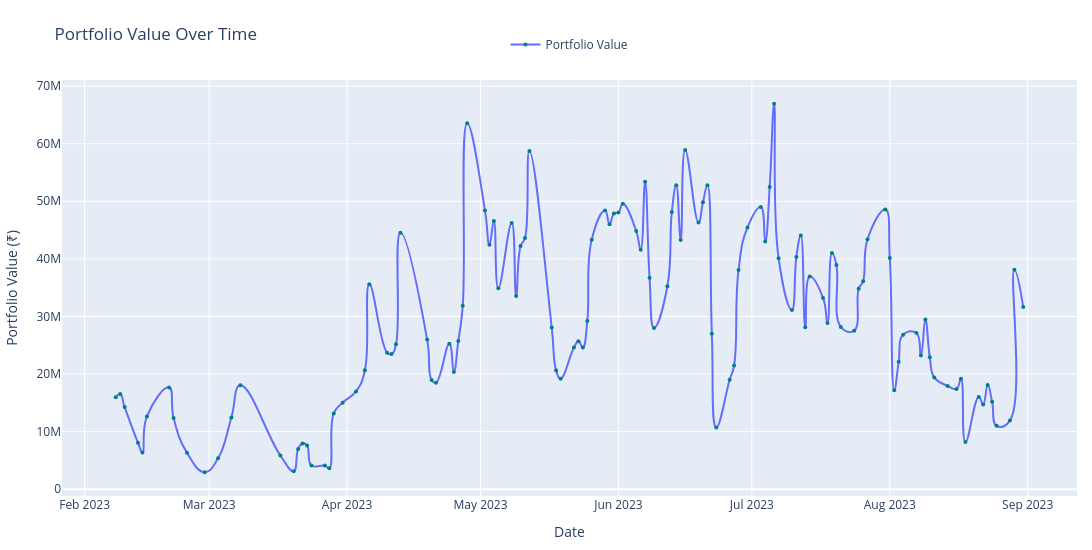

Source (notebook cell):
### Markdown cell above
<h2 style="color: rgb(31, 136, 217);">Final Portfolio Evaluation</h2>

### Code cell
import pandas as pd
import plotly.graph_objects as go

# Creating a copy of the filtered DataFrame to keep the original data unchanged
df = filtered_df.copy()

# Converting 'DateTime_$date' to datetime format for time-based analysis
# Stripping whitespace and handling errors to avoid invalid conversions
df['DateTime_$date'] = pd.to_datetime(df['DateTime_$date'].astype(str).str.strip(), errors='coerce')

# Removing rows where the date conversion failed (i.e., invalid dates)
df = df.dropna(subset=['DateTime_$date'])

# Calculating the total portfolio value for each date by multiplying
# 'DEFAULT_LTP' (Last Traded Price) with 'DEFAULT_LotSize' (Lot Size)
# Summing the values for all stocks in the portfolio for each date
portfolio_metrics = df.groupby('DateTime_$date', as_index=False, group_keys=False).apply(
    lambda x: pd.Series({
        'Portfolio_Value': (x['DEFAULT_LTP'].astype(float) * x['DEFAULT_LotSize'].astype(float)).sum()
    })
).reset_index()

# Handling missing or zero values in 'Portfolio_Value' by replacing them with NaN
portfolio_metrics['Portfolio_Value'] = portfolio_metrics['Portfolio_Value'].replace(0, float('nan'))

# Applying linear interpolation to fill missing values for smooth visualization
portfolio_metrics['Portfolio_Value'] = portfolio_metrics['Portfolio_Value'].interpolate(method='linear')

# Creating an interactive plot to visualize portfolio value over time
fig = go.Figure()

# Adding a line plot for portfolio value with smoothing for better visualization
fig.add_trace(go.Scatter(
    x=portfolio_metrics['DateTime_$date'],
    y=portfolio_metrics['Portfolio_Value'],
    mode='lines+markers',  # Showing both lines and markers for clarity
    name='Portfolio Value',
    line=dict(color='#636efa', shape='spline', smoothing=1.3),  # Using spline for smoothness
    marker=dict(size=4, color='teal')  # Setting marker properties
))

# Customizing the layout for better readability and aesthetics
fig.update_layout(
    title='Portfolio Value Over Time',  # Setting the title of the chart
    xaxis_title='Date',  # Label for the x-axis
    yaxis_title='Portfolio Value (₹)',  # Label for the y-axis
    showlegend=True,  # Displaying the legend
    plot_bgcolor='#e5ecf6',  # Setting a light background color
    height=550,  # Defining the height of the chart
    width=1100,  # Defining the width of the chart
    xaxis=dict(
        showgrid=True,
        gridcolor='white',
        showline=False,
        linecolor='rgb(204, 204, 204)'
    ),
    yaxis=dict(
        showgrid=True,
        gridcolor='white',
        showline=False,
        linecolor='rgb(204, 204, 204)'
    ),
    margin=dict(l=15, r=15, t=80, b=50),  # Increase top margin for legend space
    legend=dict(
        orientation='h',  # Horizontal legend
        x=0.5, y=1.12,  # Center the legend below the title
        xanchor='center',
    )
)

# Displaying the final portfolio value if data is available
if not portfolio_metrics.empty:
    final_value = portfolio_metrics.iloc[-1]['Portfolio_Value']
    final_date = portfolio_metrics.iloc[-1]['DateTime_$date'].strftime('%Y-%m-%d')
    print(f"Final Portfolio Value as of {final_date}: ₹{final_value:,.2f}")
else:
    print("No portfolio data available.")

# Displaying the plot
fig.show()

### Figure 1 — Plotly figure (JSON) as saved in the notebook; plotly's stock layout.template omitted (floating-point values rounded to 4 significant figures)
{"data": [{"line": {"color": "#636efa", "shape": "spline", "smoothing": 1.3}, "marker": {"color": "teal", "size": 4}, "mode": "lines+markers", "name": "Portfolio Value", "type": "scatter", "x": ["2023-02-08T00:00:00", "2023-02-09T00:00:00", "2023-02-10T00:00:00", "2023-02-13T00:00:00", "2023-02-14T00:00:00", "2023-02-15T00:00:00", "2023-02-20T00:00:00", "2023-02-21T00:00:00", "2023-02-24T00:00:00", "2023-02-28T00:00:00", "2023-03-03T00:00:00", "2023-03-06T00:00:00", "2023-03-08T00:00:00", "2023-03-17T00:00:00", "2023-03-20T00:00:00", "2023-03-21T00:00:00", "2023-03-22T00:00:00", "2023-03-23T00:00:00", "2023-03-24T00:00:00", "2023-03-27T00:00:00", "2023-03-28T00:00:00", "2023-03-29T00:00:00", "2023-03-31T00:00:00", "2023-04-03T00:00:00", "2023-04-05T00:00:00", "2023-04-06T00:00:00", "2023-04-10T00:00:00", "2023-04-11T00:00:00", "2023-04-12T00:00:00", "2023-04-13T00:00:00", "2023-04-19T00:00:00", "2023-04-20T00:00:00", "2023-04-21T00:00:00", "2023-04-24T00:00:00", "2023-04-25T00:00:00", "2023-04-26T00:00:00", "2023-04-27T00:00:00", "2023-04-28T00:00:00", "2023-05-02T00:00:00", "2023-05-03T00:00:00", "2023-05-04T00:00:00", "2023-05-05T00:00:00", "2023-05-08T00:00:00", "2023-05-09T00:00:00", "2023-05-10T00:00:00", "2023-05-11T00:00:00", "2023-05-12T00:00:00", "2023-05-17T00:00:00", "2023-05-18T00:00:00", "2023-05-19T00:00:00", "2023-05-22T00:00:00", "2023-05-23T00:00:00", "2023-05-24T00:00:00", "2023-05-25T00:00:00", "2023-05-26T00:00:00", "2023-05-29T00:00:00", "2023-05-30T00:00:00", "2023-05-31T00:00:00", "2023-06-01T00:00:00", "2023-06-02T00:00:00", "2023-06-05T00:00:00", "2023-06-06T00:00:00", "2023-06-07T00:00:00", "2023-06-08T00:00:00", "2023-06-09T00:00:00", "2023-06-12T00:00:00", "2023-06-13T00:00:00", "2023-06-14T00:00:00", "2023-06-15T00:00:00", "2023-06-16T00:00:00", "2023-06-19T00:00:00", "2023-06-20T00:00:00", "2023-06-21T00:00:00", "2023-06-22T00:00:00", "2023-06-23T00:00:00", "2023-06-26T00:00:00", "2023-06-27T00:00:00", "2023-06-28T00:00:00", "2023-06-30T00:00:00", "2023-07-03T00:00:00", "2023-07-04T00:00:00", "2023-07-05T00:00:00", "2023-07-06T00:00:00", "2023-07-07T00:00:00", "2023-07-10T00:00:00", "2023-07-11T00:00:00", "2023-07-12T00:00:00", "2023-07-13T00:00:00", "2023-07-14T00:00:00", "2023-07-17T00:00:00", "2023-07-18T00:00:00", "2023-07-19T00:00:00", "2023-07-20T00:00:00", "2023-07-21T00:00:00", "2023-07-24T00:00:00", "2023-07-25T00:00:00", "2023-07-26T00:00:00", "2023-07-27T00:00:00", "2023-07-31T00:00:00", "2023-08-01T00:00:00", "2023-08-02T00:00:00", "2023-08-03T00:00:00", "2023-08-04T00:00:00", "2023-08-07T00:00:00", "2023-08-08T00:00:00", "2023-08-09T00:00:00", "2023-08-10T00:00:00", "2023-08-11T00:00:00", "2023-08-14T00:00:00", "2023-08-16T00:00:00", "2023-08-17T00:00:00", "2023-08-18T00:00:00", "2023-08-21T00:00:00", "2023-08-22T00:00:00", "2023-08-23T00:00:00", "2023-08-24T00:00:00", "2023-08-25T00:00:00", "2023-08-28T00:00:00", "2023-08-29T00:00:00", "2023-08-31T00:00:00"], "y": [15970000.0, 16530000.0, 14250000.0, 8069000.0, 6354000.0, 12630000.0, 17670000.0, 12380000.0, 6315000.0, 2951000.0, 5358000.0, 12470000.0, 18050000.0, 5857000.0, 3133000.0, 6995000.0, 7946000.0, 7602000.0, 4106000.0, 4093000.0, 3643000.0, 13150000.0, 15030000.0, 16970000.0, 20650000.0, 35590000.0, 23700000.0, 23480000.0, 25180000.0, 44530000.0, 25980000.0, 18950000.0, 18480000.0, 25280000.0, 20360000.0, 25720000.0, 31870000.0, 63540000.0, 48380000.0, 42460000.0, 46590000.0, 34880000.0, 46250000.0, 33560000.0, 42240000.0, 43630000.0, 58730000.0, 28090000.0, 20630000.0, 19190000.0, 24620000.0, 25680000.0, 24610000.0, 29230000.0, 43340000.0, 48420000.0, 46030000.0, 47870000.0, 48040000.0, 49570000.0, 44830000.0, 41570000.0, 53410000.0, 36710000.0, 28010000.0, 35250000.0, 48130000.0, 52790000.0, 43280000.0, 58920000.0, 46310000.0, 49820000.0, 52770000.0, 27010000.0, 10700000.0, 18990000.0, 21480000.0, 38070000.0, 45440000.0, 49000000.0, 43020000.0, 52470000.0, 66930000.0, 40110000.0, 31130000.0, 40340000.0, 44070000.0, 28130000.0, 36940000.0, 33220000.0, 28860000.0, 41010000.0, 38940000.0, 28180000.0, 27540000.0, 34800000.0, 36120000.0, 43400000.0, 48570000.0, 40150000.0, 17180000.0, 22120000.0, 26830000.0, 27120000.0, 23200000.0, 29460000.0, 22900000.0, 19420000.0, 17940000.0, 17390000.0, 19160000.0, 8205000.0, 16030000.0, 14720000.0, 18110000.0, 15180000.0, 11000000.0, 11920000.0, 38100000.0, 31628496]}], "layout": {"height": 550, "legend": {"orientation": "h", "x": 0.5, "xanchor": "center", "y": 1.12}, "margin": {"b": 50, "l": 15, "r": 15, "t": 80}, "plot_bgcolor": "#e5ecf6", "showlegend": true, "title": {"text": "Portfolio Value Over Time"}, "width": 1100, "xaxis": {"gridcolor": "white", "linecolor": "rgb(204, 204, 204)", "showgrid": true, "showline": false, "title": {"text": "Date"}}, "yaxis": {"gridcolor": "white", "linecolor": "rgb(204, 204, 204)", "showgrid": true, "showline": false, "title": {"text": "Portfolio Value (₹)"}}}}
